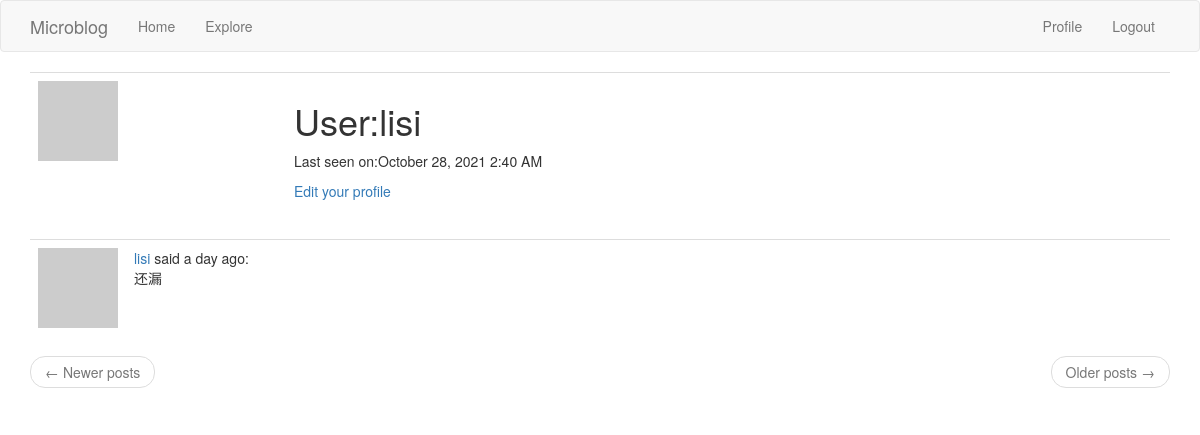
Page /user/lisi (signed in) on the earlier database version.
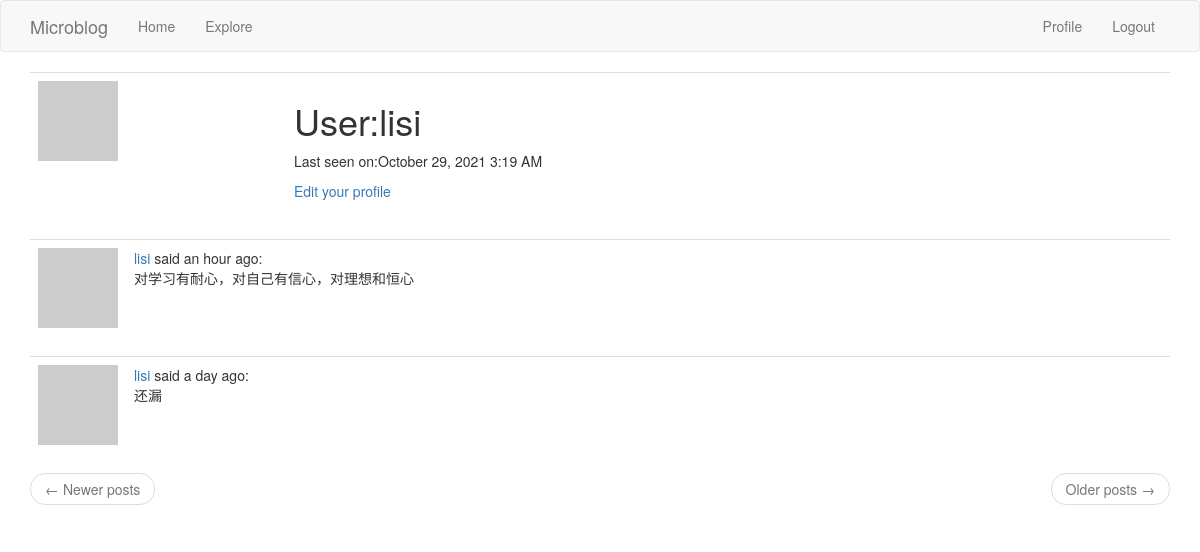
Same page on the later database version.
### app/models.py (models this page shows, shortened)
class User(UserMixin, db.Model):
    about_me = db.Column(db.String(140))
    last_seen = db.Column(db.DateTime, default=datetime.utcnow)
    id = db.Column(db.Integer, primary_key=True)
    username = db.Column(db.String(64), index=True, unique=True)
    email = db.Column(db.String(120), index=True, unique=True)
    password_hash = db.Column(db.String(128))
    posts = db.relationship('Post', backref='author', lazy='dynamic')
    def avatar(self, size):
        digest = md5(self.email.lower().encode('utf-8')).hexdigest()
        return 'https://www.gravatar.com/avatar/{}?d=identicon&s={}'.format(
            digest, size)
    last_seen = db.Column(db.DateTime, default=datetime.utcnow)
    followed = db.relationship(
        'User',
        secondary=followers,
        primaryjoin=(followers.c.follower_id == id),
        secondaryjoin=(followers.c.followed_id == id),
        backref=db.backref('followers', lazy='dynamic'),
        lazy='dynamic'
    )

class Post(db.Model):  # UserMixin,
    id = db.Column(db.Integer, primary_key=True)
    body = db.Column(db.String(140))
    timestamp = db.Column(db.DateTime, index=True, default=datetime.utcnow)
    user_id = db.Column(db.Integer, db.ForeignKey('user.id'))

### app/routes.py (the view)
@app.route('/user/<username>')
@login_required
def user(username):
    user = User.query.filter_by(username=username).first_or_404()
    page = request.args.get('page', 1, type=int)
    posts = user.posts.order_by(Post.timestamp.desc()).paginate(page, app.config['POSTS_PER_PAGE'], False)
    next_url = url_for('user', username=user.username, page=posts.next_num) if posts.has_next else None
    prev_url = url_for('user', username=user.username, page=posts.prev_num) if posts.has_prev else None
    return render_template('user.html', user=user, posts=posts.items, next_url=next_url, prev_url=prev_url)

### app/models.py (called while the page is built)
@login.user_loader
def load_user(id):
    return User.query.get(int(id))

### app/routes.py (called while the page is built)
@app.before_request  # 访问任意一个函数都会执行这里
def before_request():
    if current_user.is_authenticated:
        current_user.last_seen = datetime.utcnow()
        db.session.commit()

### app/templates/user.html (shortened to what this page needs)
{% extends "base.html" %}
{% block app_content %}
	<table class="table table-hover">
		<tr>
			<td width="256px"><img src="{{ user.avatar(256) }}"></td>
			<td>
				<h1>User:{{ user.username }}</h1>
				{% if user.last_seen %}
					<p>Last seen on:{{ moment(user.last_seen).format('LLL') }}</p>
				{% endif %}
				{% if user == current_user %}
					<p>
						<a href="{{ url_for('edit_profile') }}">Edit your profile</a>
					</p>
				{% elif not current_user.is_following(user) %}
					<p>
						<a href="{{ url_for('follow', username=user.username) }}">Follow</a>
					</p>
				{% else %}
					<p>
						<a href="{{ url_for('unfollow', username=user.username) }}">Unfollow</a>
					</p>
				{% endif %}
			</td>
		</tr>
	</table>
	{% for post in posts %}
		{% include '_post.html' %}
	{% endfor%}
	<nav aria-label="...">
		<ul class="pager">
			<li class="previous{% if not prev_url %} disabled{% endif %}">
				<a href="{{ prev_url or '#' }}">
					<span aria-hidden="true">&larr;</span> Newer posts
				</a>
			</li>
			<li class="next{% if not next_url %} disabled{% endif %}">
				<a href="{{ next_url or '#' }}">
					Older posts <span aria-hidden="true">&rarr;</span>
				</a>
			</li>
		</ul>
	</nav>
{% endblock%}

### app/templates/base.html (shortened to what this page needs)
{% extends "bootstrap/base.html" %}
{% block navbar %}
	<nav class="navbar navbar-default">
		<div class="container">
			<div class="navbar-header">
				<a class="navbar-brand" href="{{ url_for('index') }}">Microblog</a>
			</div>
			<div class="collapse navbar-collapse" id="bs-example-navbar-collapse-1">
				<ul class="nav navbar-nav">
					<li><a href="{{ url_for('index') }}">Home</a></li>
					<li><a href="{{ url_for('explore') }}">Explore</a></li>
				</ul>
				<ul class="nav navbar-nav navbar-right">
					{% if current_user.is_anonymous %}
						<li><a href="{{ url_for('login') }}">Login</a></li>
					{% else %}
						<li><a href="{{ url_for('user', username=current_user.username) }}">Profile</a></li>
						<li><a href="{{ url_for('logout') }}">Logout</a></li>
					{% endif %}
				</ul>
			</div>
		</div>
	</nav>
{% endblock %}
{% block content %}
	<div class="container">
		{% block app_content %}{% endblock %}
	</div>
{% endblock %}

### app/templates/_post.html
<table class="table table-hover">
    <tr>
        <td width="70px">
            <a href="{{ url_for('user', username=post.author.username) }}">
                <img src="{{ post.author.avatar(70) }}" />
            </a>
        </td>
        <td>
            <a href="{{ url_for('user', username=post.author.username) }}">
                {{ post.author.username }}
            </a>
            said {{ moment(post.timestamp).fromNow() }}:
            <br>
            {{ post.body }}
        </td>
    </tr>
</table>

Differences in the rows shown:
changed User "lisi": last_seen "October 28, 2021 2:40 AM" → "October 29, 2021 3:19 AM"
added Post: author.username "lisi", timestamp "an hour ago", body "对学习有耐心，对自己有信心，对理想和恒心"
